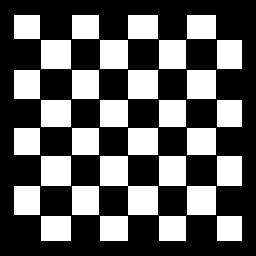
#> input picture image4labs/chestboard_top.png, 256 x 256 px
$ jupyter execute 'Обнаружение угла Харриса.ipynb'
#> lines starting #> are read from the running program, lines starting #| are printed output that depends on the picture; after the words box and inside, x2 and y2 are one past the last pixel; in counts of white or black regions, pixels touching at a corner belong together
Алгоритм Харриса для обнаружения углов на изображении с помощью библиотеки OpenCV. Этот алгоритм используется для нахождения точек изображения, где происходит резкое изменение интенсивности пикселей (то есть, угол или поворот).

Углы — это места, где интенсивность (яркость) изображения меняется в разных направлениях. Например, угол может быть в месте пересечения двух линий или в точке поворота объекта. Углы важны для распознавания объектов, отслеживания движений и других задач компьютерного зрен

[cell 1]
import numpy as np
import cv2 as cv
import matplotlib.pyplot as plt

[cell 2]
def CornerDetect(filename):
#> called with filename = '../../image4labs/chestboard_top.png'
    filename = filename
    img = cv.imread(filename)
#> img is the input picture: shape (256, 256, 3); 37.3% white; 31 white regions, largest, box (x1, y1, x2, y2) and area: (100, 156, 158, 215) 1710, (41, 156, 71, 186) 900, (41, 40, 71, 69) 870
    gray = cv.cvtColor(img, cv.COLOR_BGR2GRAY)
    gray = np.float32(gray)
    dst = cv.cornerHarris(gray, 2, 3, 0.04)
    # result is dilated for marking the corners, not important
    dst = cv.dilate(dst, None)
    # Threshold for an optimal value, it may vary depending on the image.
    img[dst > 0.01*dst.max()] = [255, 0, 0]
#> img: shape (256, 256, 3); 2.93% of pixels changed, all inside (x1, y1, x2, y2) = (13, 14, 244, 243)
    plt.imshow(img)
    plt.show()

[cell 3]
CornerDetect(
    '../../image4labs/chestboard_top.png')
CornerDetect(
    '../../image4labs/chestboard_side.jpg')
#> call 2 of CornerDetect, with filename = '../../image4labs/chestboard_side.jpg'
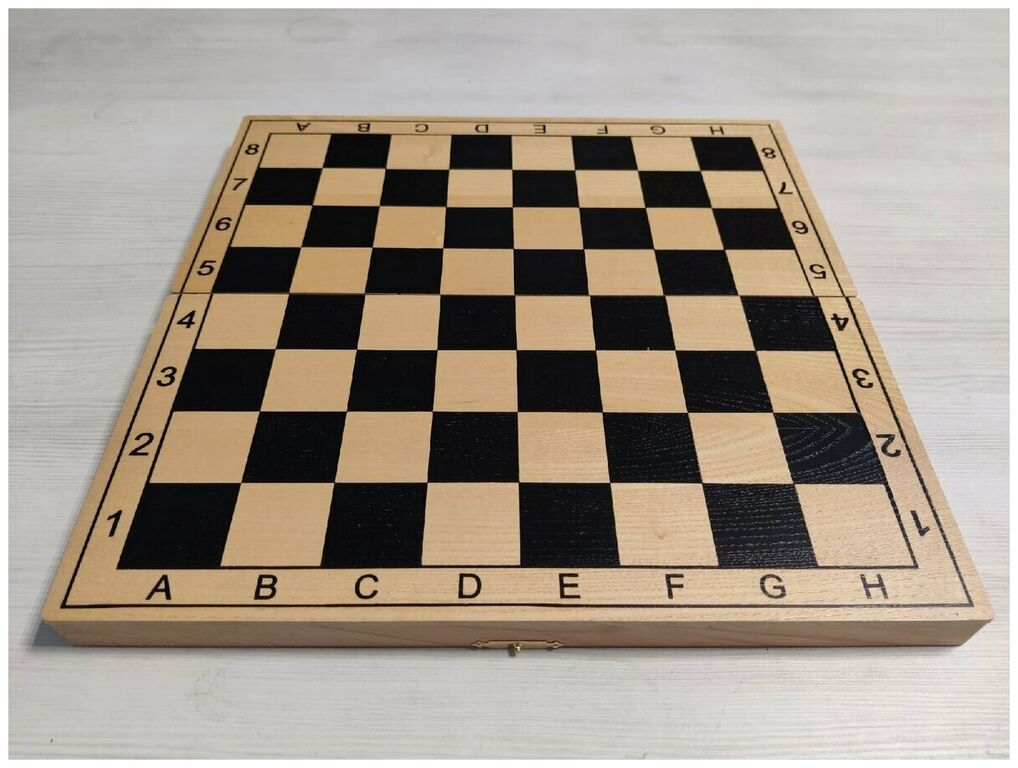
#> input picture image4labs/chestboard_side.jpg, 1018 x 768 px
#> in CornerDetect, img is the input picture: shape (768, 1018, 3); mean B, G, R 138.6, 151.5, 162.1
#> in CornerDetect (call 2), `img[dst > 0.01*dst.max()] = [255, 0, 0]`:
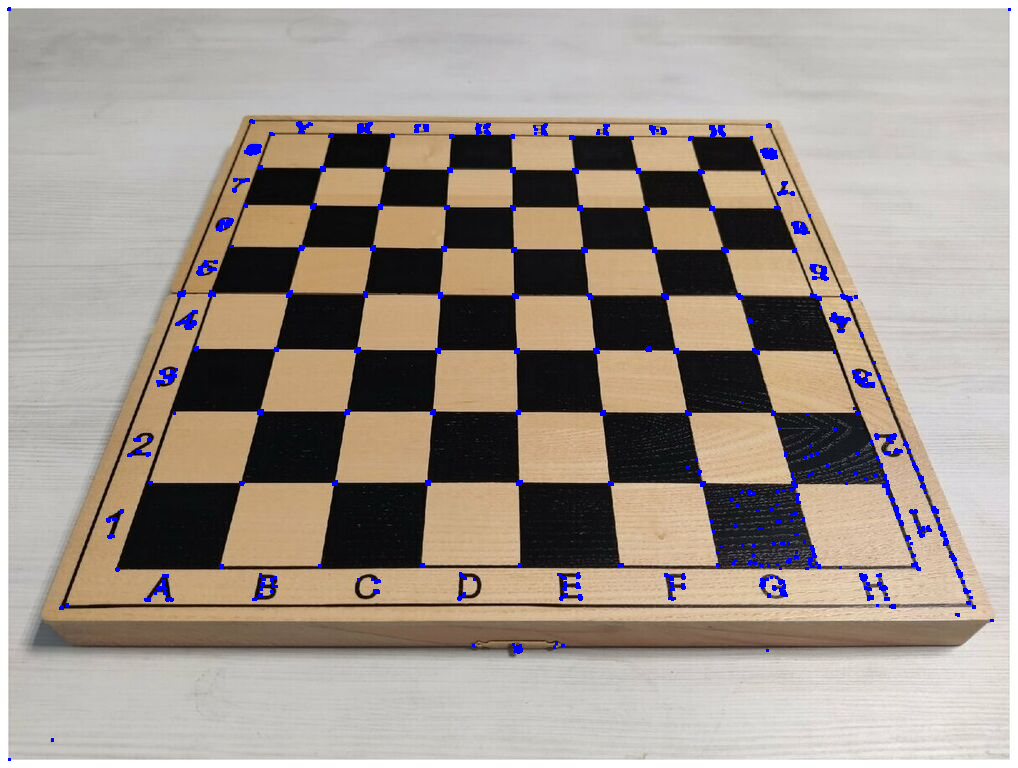
#> img: shape (768, 1018, 3); 1.25% of pixels changed, all inside (x1, y1, x2, y2) = (7, 7, 1011, 761)
CornerDetect(
    '../../image4labs/figure.jpeg')
#> call 3 of CornerDetect, with filename = '../../image4labs/figure.jpeg'
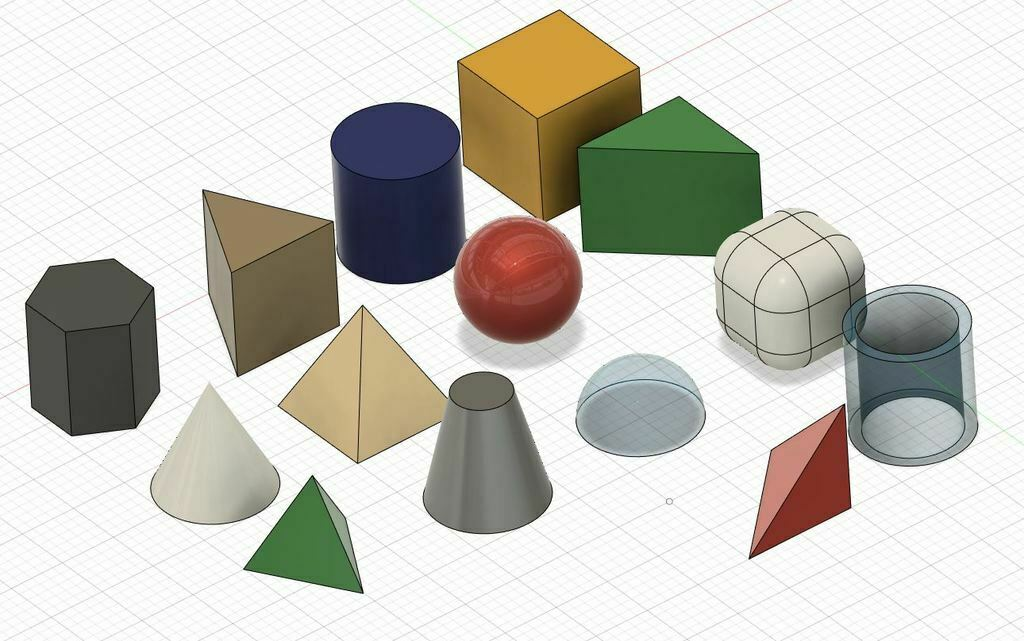
#> input picture image4labs/figure.jpeg, 1024 x 641 px
#> in CornerDetect, img is the input picture: shape (641, 1024, 3); mean B, G, R 194.3, 201.7, 203.5
#> in CornerDetect (call 3), `dst = cv.dilate(dst, None)`:
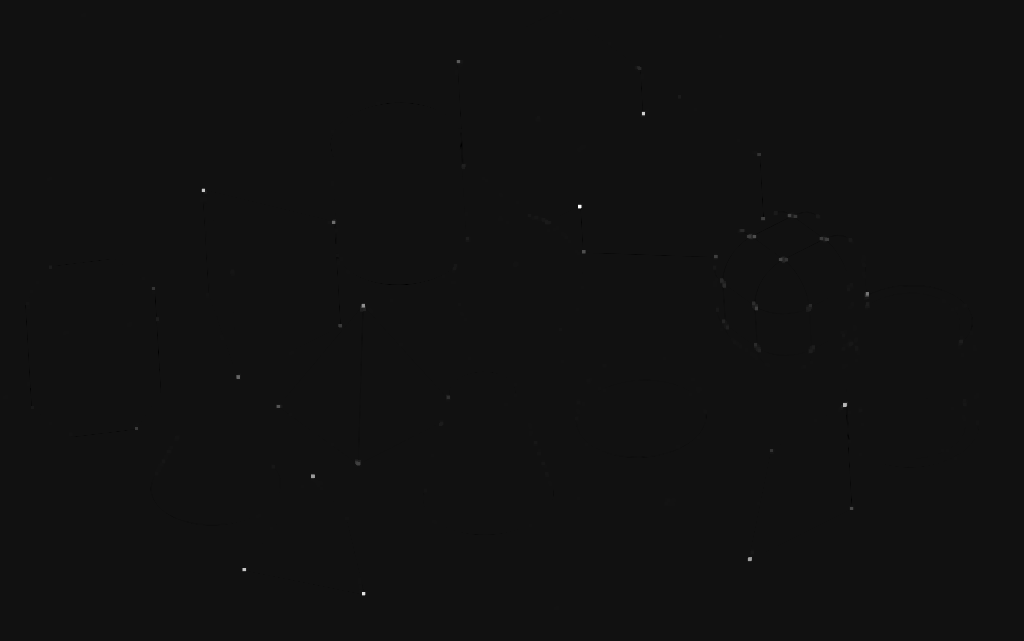
#> dst: shape (641, 1024) float32; min -14566490, max 193617696, mean 44455.7; drawn with min black and max white
#> in CornerDetect (call 3), `img[dst > 0.01*dst.max()] = [255, 0, 0]`:
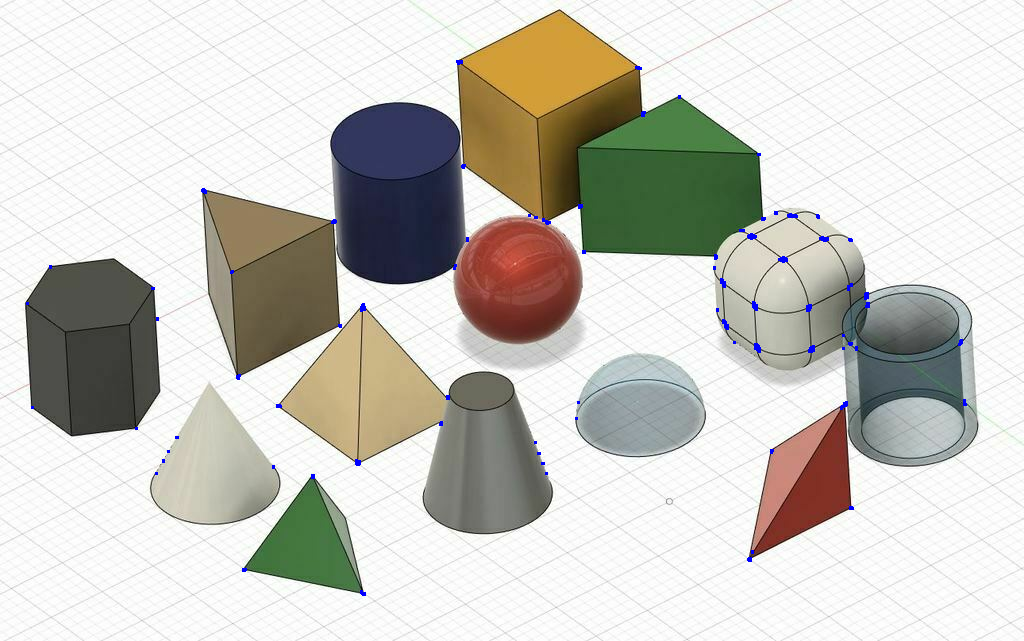
#> img: shape (641, 1024, 3); 0.26% of pixels changed, all inside (x1, y1, x2, y2) = (26, 60, 967, 596)

[cell 4]
import numpy as np
import cv2 as cv
filename = '../../image4labs/star.jpg'
img = cv.imread(filename)
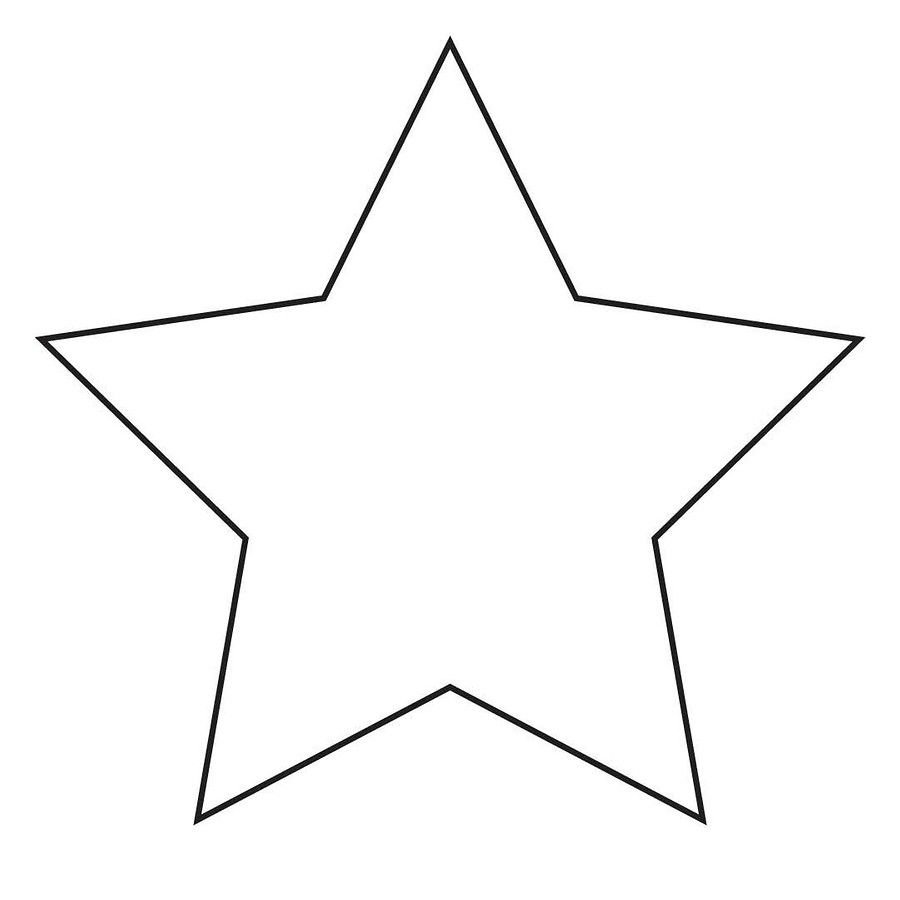
#> input picture image4labs/star.jpg, 900 x 900 px
#> img is the input picture: shape (900, 900, 3); mean B, G, R 250, 250, 250
gray = cv.cvtColor(img, cv.COLOR_BGR2GRAY)
#> gray: shape (900, 900)
# find Harris corners
gray = np.float32(gray)
dst = cv.cornerHarris(gray, 2, 3, 0.01)
#> dst: shape (900, 900) float32
dst = cv.dilate(dst, None)
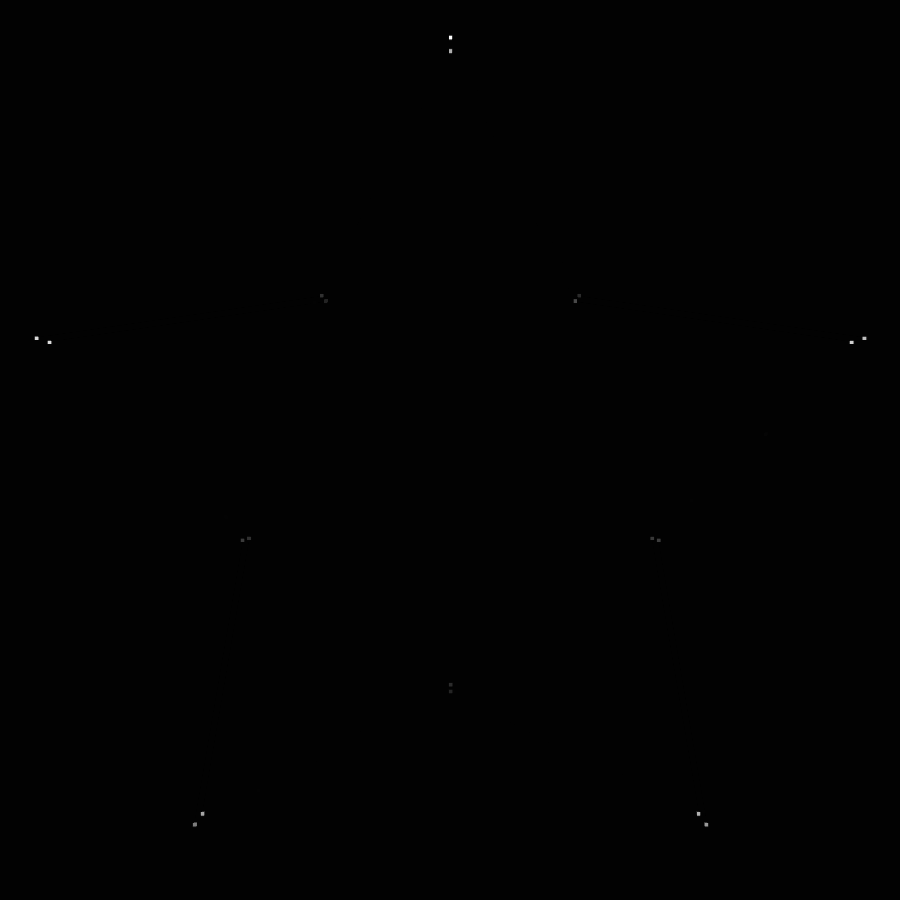
#> dst: shape (900, 900) float32; min -3629067.5, max 395269280, mean 57860.2; drawn with min black and max white
ret, dst = cv.threshold(dst, 0.01*dst.max(), 255, 0)
#> dst: shape (900, 900) float32; 0.06% white; 21 white regions (8 under 20 px), largest, box (x1, y1, x2, y2) and area: (448, 34, 453, 41) 29, (192, 822, 197, 828) 27, (704, 822, 709, 828) 27
#> ret = 3952692.8
dst = np.uint8(dst)
# find centroids
ret, labels, stats, centroids = cv.connectedComponentsWithStats(dst)
#> labels: shape (900, 900) int32; 22 distinct labels, from 0 to 21
#> ret = 22; stats = 22 rows, first 6: [0, 0, 900, 900, 809551], [448, 34, 5, 7, 29], [449, 48, 4, 6, 23], [320, 293, 4, 5, 19], [577, 294, 4, 4, 15], [324, 299, 4, 4, 16]; centroids = 22 rows, first 8: [449.5, 449.5], [450.1, 37], [450.4, 50.39], [321.4, 295.1], [578.6, 295.4], [325.5, 300.5], [574.5, 300.5], [36.39, 337.6]
# define the criteria to stop and refine the corners
criteria = (cv.TERM_CRITERIA_EPS + cv.TERM_CRITERIA_MAX_ITER, 100, 0.001)
corners = cv.cornerSubPix(gray, np.float32(
    centroids), (5, 5), (-1, -1), criteria)
#> corners = 22 rows, first 8: [449.5, 449.5], [449.6, 35.41], [450.4, 50.39], [325.2, 299.9], [574.1, 300], [325.2, 299.9], [574.1, 300], [34.46, 336.8]
# Now draw them
res = np.hstack((centroids, corners))
#> res = 22 rows, first 6: [449.5, 449.5, 449.5, 449.5], [450.1, 37, 449.6, 35.41], [450.4, 50.39, 450.4, 50.39], [321.4, 295.1, 325.2, 299.9], [578.6, 295.4, 574.1, 300], [325.5, 300.5, 325.2, 299.9]
res = np.intp(res)
#> res = 22 rows, first 6: [449, 449, 449, 449], [450, 37, 449, 35], [450, 50, 450, 50], [321, 295, 325, 299], [578, 295, 574, 299], [325, 300, 325, 299]
img[res[:, 1], res[:, 0]] = [0, 0, 255]
#> img: shape (900, 900, 3); under 0.01% of pixels changed, all inside (x1, y1, x2, y2) = (36, 37, 865, 825)
img[res[:, 3], res[:, 2]] = [0, 255, 0]
#> img: shape (900, 900, 3); mean B, G, R 249.9, 250, 250
plt.imshow(img)
